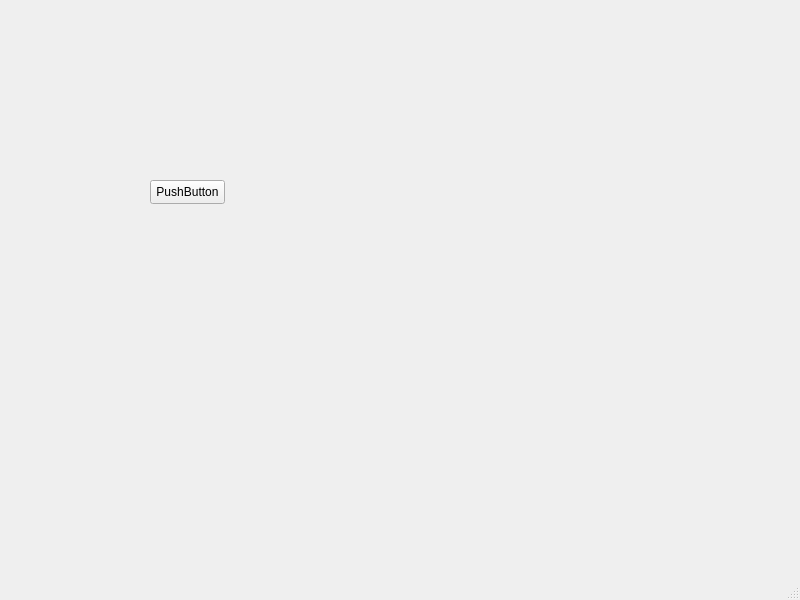
<?xml version="1.0" encoding="UTF-8"?>
<ui version="4.0">
 <class>MainWindow</class>
 <widget class="QMainWindow" name="MainWindow">
  <property name="geometry">
   <rect>
    <x>0</x>
    <y>0</y>
    <width>800</width>
    <height>600</height>
   </rect>
  </property>
  <property name="windowTitle">
   <string>MainWindow</string>
  </property>
  <widget class="QWidget" name="centralwidget">
   <widget class="QPushButton" name="pushButton">
    <property name="geometry">
     <rect>
      <x>150</x>
      <y>180</y>
      <width>75</width>
      <height>24</height>
     </rect>
    </property>
    <property name="text">
     <string>PushButton</string>
    </property>
   </widget>
  </widget>
  <widget class="QMenuBar" name="menubar">
   <property name="geometry">
    <rect>
     <x>0</x>
     <y>0</y>
     <width>800</width>
     <height>22</height>
    </rect>
   </property>
  </widget>
  <widget class="QStatusBar" name="statusbar"/>
 </widget>
 <resources/>
 <connections/>
</ui>
